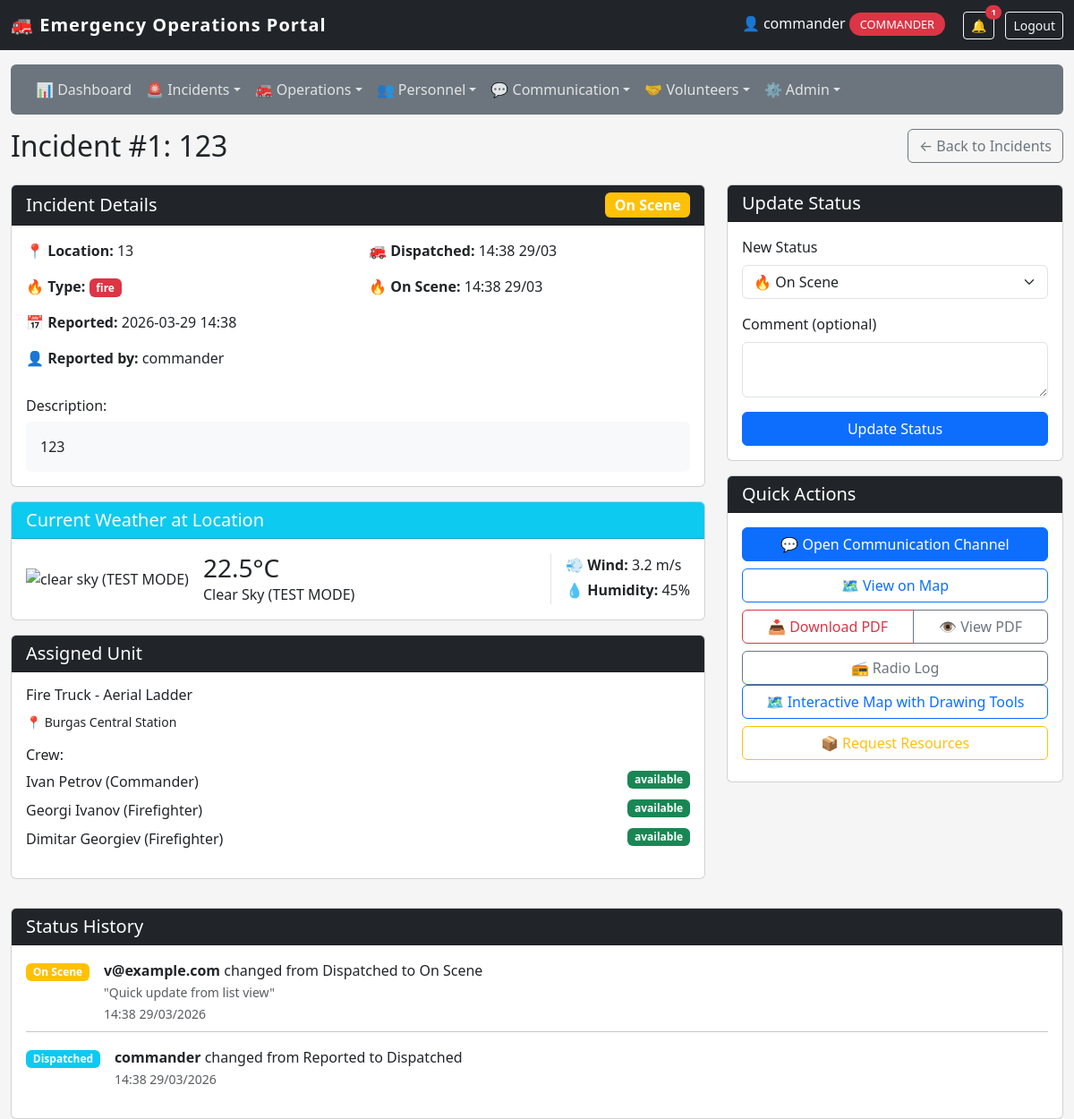
Page /staff/incident/1 (signed in) on the committed database.
### app/models/incident.py (models this page shows)
class Incident(db.Model):
    id = db.Column(db.Integer, primary_key=True)
    title = db.Column(db.String(100), nullable=False)
    location = db.Column(db.String(200), nullable=False)
    incident_type = db.Column(db.String(50), nullable=False)
    description = db.Column(db.Text)
    status = db.Column(db.String(20), default='Reported')
    reported_by = db.Column(db.Integer, db.ForeignKey('user_model.id'))
    reported_at = db.Column(db.DateTime, default=datetime.datetime.utcnow)
    assigned_vehicle_id = db.Column(db.Integer, db.ForeignKey('vehicle.id'), nullable=True)
    latitude = db.Column(db.Float, nullable=True)
    longitude = db.Column(db.Float, nullable=True)
    dispatched_at = db.Column(db.DateTime, nullable=True)
    on_scene_at = db.Column(db.DateTime, nullable=True)
    closed_at = db.Column(db.DateTime, nullable=True)
    last_updated = db.Column(db.DateTime, default=datetime.datetime.utcnow, onupdate=datetime.datetime.utcnow)
    updated_by = db.Column(db.Integer, db.ForeignKey('user_model.id'), nullable=True)
    assigned_vehicle = db.relationship('Vehicle', foreign_keys=[assigned_vehicle_id])
    reporter = db.relationship('UserModel', foreign_keys=[reported_by], backref='reported_incidents')
    updater = db.relationship('UserModel', foreign_keys=[updated_by], backref='updated_incidents')
    wind_direction = db.Column(db.Integer, nullable=True)  # degrees (0-360)
    wind_speed = db.Column(db.Float, nullable=True)  # km/h

class StatusUpdate(db.Model):
    id = db.Column(db.Integer, primary_key=True)
    incident_id = db.Column(db.Integer, db.ForeignKey('incident.id'), nullable=False)
    user_id = db.Column(db.Integer, db.ForeignKey('user_model.id'), nullable=False)
    old_status = db.Column(db.String(20), nullable=False)
    new_status = db.Column(db.String(20), nullable=False)
    comment = db.Column(db.Text, nullable=True)
    timestamp = db.Column(db.DateTime, default=datetime.datetime.utcnow)
    incident = db.relationship('Incident', backref='status_updates')
    user = db.relationship('UserModel', foreign_keys=[user_id])

### app/models/user.py (models this page shows)
class UserModel(db.Model):
    id = db.Column(db.Integer, primary_key=True)
    username = db.Column(db.String(20), unique=True, nullable=False)
    email = db.Column(db.String(120), unique=True, nullable=False)
    password = db.Column(db.String(60), nullable=False)
    role = db.Column(db.String(20), default='public')

### app/models/vehicle.py (models this page shows)
class Vehicle(db.Model):
    id = db.Column(db.Integer, primary_key=True)
    type = db.Column(db.String(50))
    location = db.Column(db.String(200))
    latitude = db.Column(db.Float, nullable=True)
    longitude = db.Column(db.Float, nullable=True)
    last_updated = db.Column(db.DateTime, default=datetime.datetime.utcnow, onupdate=datetime.datetime.utcnow)
    speed = db.Column(db.Float, nullable=True)
    heading = db.Column(db.Integer, nullable=True)
    status = db.Column(db.String(20), default='station')
    station_id = db.Column(db.Integer, db.ForeignKey('fire_station.id'), nullable=True)
    current_incident_id = db.Column(db.Integer, db.ForeignKey('incident.id'), nullable=True)
    current_incident = db.relationship('Incident', foreign_keys=[current_incident_id])
    firefighters = db.relationship('Firefighter', backref='assigned_vehicle', lazy=True)

### app/models/firefighter.py (models this page shows)
class Firefighter(db.Model):
    id = db.Column(db.Integer, primary_key=True)
    name = db.Column(db.String(100), nullable=False)
    rank = db.Column(db.String(50))
    status = db.Column(db.String(20), default='available')
    vehicle_id = db.Column(db.Integer, db.ForeignKey('vehicle.id'), nullable=True)
    station_id = db.Column(db.Integer, db.ForeignKey('fire_station.id'), nullable=True)
    user_id = db.Column(db.Integer, db.ForeignKey('user_model.id'), nullable=True, unique=True)
    user = db.relationship('UserModel', foreign_keys=[user_id], backref='firefighter_profile')
    employee_id = db.Column(db.String(20), unique=True, nullable=True)
    phone = db.Column(db.String(20), nullable=True)
    hire_date = db.Column(db.DateTime, nullable=True)
    last_active = db.Column(db.DateTime, nullable=True)
    current_shift_id = db.Column(db.Integer, db.ForeignKey('shift.id'), nullable=True)
    current_shift = db.relationship('Shift', foreign_keys=[current_shift_id], back_populates='firefighter')
    shifts = db.relationship('Shift', foreign_keys='Shift.firefighter_id', back_populates='firefighter')

### app/routes/incidents.py (the view, shortened to what this page needs)
@incidents_bp.route('/staff/incident/<int:incident_id>', methods=['GET', 'POST'])
@login_required
def detail(incident_id):
    incident = Incident.query.get_or_404(incident_id)
    form = StatusUpdateForm()
    status_history = StatusUpdate.query.filter_by(incident_id=incident_id).order_by(StatusUpdate.timestamp.desc()).all()
    weather = None
    if incident.latitude and incident.longitude:
        weather = get_weather(incident.latitude, incident.longitude)
    return render_template('staff/incidents/detail.html',
                           incident=incident,
                           form=form,
                           status_history=status_history,
                           weather=weather)

### app/forms/incident_forms.py
class StatusUpdateForm(FlaskForm):
    new_status = SelectField('New Status',
                            choices=[('Reported', '🚨 Reported'),
                                    ('Dispatched', '🚒 Dispatched'),
                                    ('On Scene', '🔥 On Scene'),
                                    ('Contained', '📦 Contained'),
                                    ('Closed', '✅ Closed')],
                            validators=[DataRequired()])
    comment = TextAreaField('Comment (optional)', validators=[Optional()])
    submit = SubmitField('Update Status')

### app/utils.py (called while the page is built, shortened)
def login_required(f):
    @wraps(f)
    def decorated_function(*args, **kwargs):
        if not session.get('logged_in'):
            flash('Please login to access the staff portal.', 'warning')
            return redirect(url_for('auth.staff_login'))
        return f(*args, **kwargs)
    return decorated_function

def get_weather(lat, lon):
    api_key = current_app.config.get('WEATHER_API_KEY')
    if not api_key or api_key == '00000000000000000000000000000000':
        return {
            'temp': 22.5,
            'description': 'clear sky (TEST MODE)',
            'icon': '01d',
            'humidity': 45,
            'wind_speed': 3.2,
            'wind_deg': 180
        }

### app/templates/staff/incidents/detail.html (shortened to what this page needs)
{% extends "staff/base.html" %}
{% block content %}
<div class="row mb-3">
    <div class="col"><h2>Incident #{{ incident.id }}: {{ incident.title }}</h2></div>
    <div class="col-auto"><a href="{{ url_for('incidents.list_incidents') }}" class="btn btn-outline-secondary">← Back to Incidents</a></div>
</div>
<div class="row">
    <div class="col-md-8">
        <div class="card mb-3">
            <div class="card-header bg-dark text-white d-flex justify-content-between align-items-center">
                <h5 class="mb-0">Incident Details</h5>
                <span class="badge bg-{% if incident.status == 'Reported' %}primary{% elif incident.status == 'Dispatched' %}info{% elif incident.status == 'On Scene' %}warning{% elif incident.status == 'Closed' %}secondary{% else %}dark{% endif %} fs-6">{{ incident.status }}</span>
            </div>
            <div class="card-body">
                <div class="row">
                    <div class="col-md-6">
                        <p><strong>📍 Location:</strong> {{ incident.location }}</p>
                        <p><strong>🔥 Type:</strong> <span class="badge bg-{% if incident.incident_type == 'fire' %}danger{% elif incident.incident_type == 'rescue' %}success{% elif incident.incident_type == 'accident' %}warning{% else %}secondary{% endif %}">{{ incident.incident_type }}</span></p>
                        <p><strong>📅 Reported:</strong> {{ incident.reported_at.strftime('%Y-%m-%d %H:%M') }}</p>
                        <p><strong>👤 Reported by:</strong> {{ incident.reporter.username if incident.reporter else 'Unknown' }}</p>
                    </div>
                    <div class="col-md-6">
                        {% if incident.dispatched_at %}<p><strong>🚒 Dispatched:</strong> {{ incident.dispatched_at.strftime('%H:%M %d/%m') }}</p>{% endif %}
                        {% if incident.on_scene_at %}<p><strong>🔥 On Scene:</strong> {{ incident.on_scene_at.strftime('%H:%M %d/%m') }}</p>{% endif %}
                    </div>
                </div>
                <div class="mt-3"><h6>Description:</h6><div class="p-3 bg-light rounded">{{ incident.description }}</div></div>
            </div>
        </div>
        {% if weather %}
        <div class="card mb-3">
            <div class="card-header bg-info text-white"><h5 class="mb-0">Current Weather at Location</h5></div>
            <div class="card-body">
                <div class="d-flex align-items-center">
                    <img src="https://openweathermap.org/img/wn/{{ weather.icon }}@2x.png" alt="{{ weather.description }}">
                    <div class="ms-3">
                        <h3 class="mb-0">{{ weather.temp }}°C</h3>
                        <p class="text-capitalize mb-0">{{ weather.description }}</p>
                    </div>
                    <div class="ms-auto border-start ps-3">
                        <p class="mb-1"><strong>💨 Wind:</strong> {{ weather.wind_speed }} m/s</p>
                        <p class="mb-1"><strong>💧 Humidity:</strong> {{ weather.humidity }}%</p>
                    </div>
                </div>
            </div>
        </div>
        {% endif %}
        <div class="card mb-3">
            <div class="card-header bg-dark text-white"><h5 class="mb-0">Assigned Unit</h5></div>
            <div class="card-body">
                {% if incident.assigned_vehicle %}
                    <h6>{{ incident.assigned_vehicle.type }}</h6>
                    <p class="mb-1"><small>📍 {{ incident.assigned_vehicle.location }}</small></p>
                    <h6 class="mt-3">Crew:</h6>
                    <ul class="list-unstyled">
                        {% for f in incident.assigned_vehicle.firefighters %}
                        <li class="mb-2">{{ f.name }} ({{ f.rank }})<span class="badge bg-{% if f.status == 'available' %}success{% else %}warning{% endif %} float-end">{{ f.status }}</span></li>
                        {% endfor %}
                    </ul>
                {% else %}<p class="text-muted">No unit assigned yet.</p>{% endif %}
            </div>
        </div>
    </div>
    <div class="col-md-4">
        <div class="card mb-3">
            <div class="card-header bg-dark text-white"><h5 class="mb-0">Update Status</h5></div>
            <div class="card-body">
                <form method="POST">
                    <div class="mb-3">
                        <label class="form-label">New Status</label>
                        <select name="new_status" class="form-select">
                            <option value="On Scene" {% if incident.status == 'On Scene' %}selected{% endif %}>🔥 On Scene</option>
                        </select>
                    </div>
                    <div class="mb-3"><label class="form-label">Comment (optional)</label><textarea name="comment" class="form-control" rows="2"></textarea></div>
                    <button type="submit" class="btn btn-primary w-100">Update Status</button>
                </form>
            </div>
        </div>
        <div class="card">
            <div class="card-header bg-dark text-white"><h5 class="mb-0">Quick Actions</h5></div>
            <div class="card-body">
                <a href="{{ url_for('communications.incident_chat', incident_id=incident.id) }}" class="btn btn-primary w-100 mb-2">💬 Open Communication Channel</a>
                <a href="{{ url_for('map.incident_map') }}" class="btn btn-outline-primary w-100 mb-2">🗺️ View on Map</a>
                <div class="btn-group w-100 mb-2">
                    <a href="{{ url_for('incidents.incident_pdf', incident_id=incident.id) }}" class="btn btn-outline-danger">📥 Download PDF</a>
                    <a href="{{ url_for('incidents.view_incident_pdf', incident_id=incident.id) }}" class="btn btn-outline-secondary" target="_blank">👁️ View PDF</a>
                </div>
                <a href="{{ url_for('communications.radio_log', incident_id=incident.id) }}" class="btn btn-outline-secondary w-100">📻 Radio Log</a>
                <a href="{{ url_for('map.incident_detail_map', incident_id=incident.id) }}" class="btn btn-outline-primary w-100 mb-2">
                         🗺️ Interactive Map with Drawing Tools
                </a>
                <a href="{{ url_for('incidents.incident_resources', incident_id=incident.id) }}" class="btn btn-outline-warning w-100 mb-2">
    📦 Request Resources
</a>
            </div>
        </div>
    </div>
</div>
<div class="row mt-3">
    <div class="col-12">
        <div class="card">
            <div class="card-header bg-dark text-white"><h5 class="mb-0">Status History</h5></div>
            <div class="card-body">
                {% if status_history %}
                    {% for update in status_history %}
                    <div class="mb-3">
                        <div class="d-flex">
                            <div class="me-3"><span class="badge bg-{% if update.new_status == 'Reported' %}primary{% elif update.new_status == 'Dispatched' %}info{% elif update.new_status == 'On Scene' %}warning{% elif update.new_status == 'Closed' %}secondary{% else %}dark{% endif %}">{{ update.new_status }}</span></div>
                            <div>
                                <p class="mb-0"><strong>{{ update.user.username if update.user else 'System' }}</strong> changed from {{ update.old_status }} to {{ update.new_status }}</p>
                                {% if update.comment %}<p class="mb-0 text-muted"><small>"{{ update.comment }}"</small></p>{% endif %}
                                <small class="text-muted">{{ update.timestamp.strftime('%H:%M %d/%m/%Y') }}</small>
                            </div>
                        </div>
                        {% if not loop.last %}<hr class="my-2">{% endif %}
                    </div>
                    {% endfor %}
                {% else %}<p class="text-muted">No status updates yet.</p>{% endif %}
            </div>
        </div>
    </div>
</div>
{% endblock %}

### app/templates/staff/base.html (style rules this page uses)
body { background: #f5f5f5; }

### rows in the picture
Incident: id "1", title "123", status "On Scene", location "13", incident_type "fire", reported_at "2026-03-29 14:38", dispatched_at "14:38 29/03", on_scene_at "14:38 29/03", description "123", new_status "🔥 On Scene"
UserModel: reporter "commander"
Vehicle: assigned_vehicle.type "Fire Truck - Aerial Ladder", assigned_vehicle.location "Burgas Central Station"
Firefighter: name "Ivan Petrov", rank "Commander", status "available"
Firefighter: name "Georgi Ivanov", rank "Firefighter", status "available"
Firefighter: name "Dimitar Georgiev", rank "Firefighter", status "available"
StatusUpdate: new_status "On Scene", user "v@example.com", old_status "Dispatched", comment "Quick update from list view", timestamp "14:38 29/03/2026"
StatusUpdate: new_status "Dispatched", user "commander", old_status "Reported", timestamp "14:38 29/03/2026"

### other values in the picture
{{ session.user_name }} "commander"
{{ session.user_role }} "COMMANDER"
{{ weather.temp }} "22.5"
{{ weather.description }} "Clear Sky (TEST MODE)"
{{ weather.wind_speed }} "3.2"
{{ weather.humidity }} "45"
